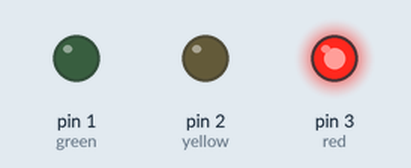
This sketch was run on a simulated Arduino Uno, built with avr-gcc and run on an emulated ATmega328P. Shown: output pins drawn as LEDs (lit = HIGH).

Above: at 0.1 s.
At 63.1 s:
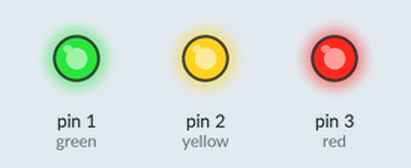
At 120.1 s:
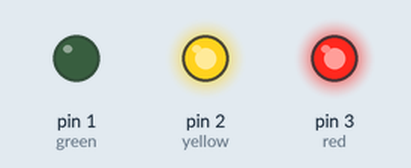
Timing chart, 0 to 121.6 s (numbered marks = the images above):
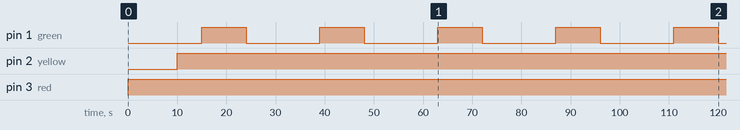

Measured:
- by itself, pin 1 (green): alternates HIGH for 9.0 s and LOW for 15.0 s
- by itself, pin 2 (yellow): LOW → HIGH at 10.0 s
- by itself, pin 3 (red): LOW → HIGH at 0.00 s

The sketch:

traffic_light1.ino
```cpp
int red = 3;
int yellow =2;
int green =1;

void setup(){

  pinMode(red, OUTPUT);
  pinMode(yellow, OUTPUT);
 pinMode(green, OUTPUT);
}

void loop(){
  digitalWrite(red, HIGH);
  delay(9000);
  digitalWrite;(red, LOW);
  delay(1000);

  digitalWrite(yellow, HIGH);
  delay(5000);
  digitalWrite;(yellow, LOW);

  digitalWrite(green, HIGH);
  delay(9000);
 digitalWrite(green, LOW);

}
    
```
